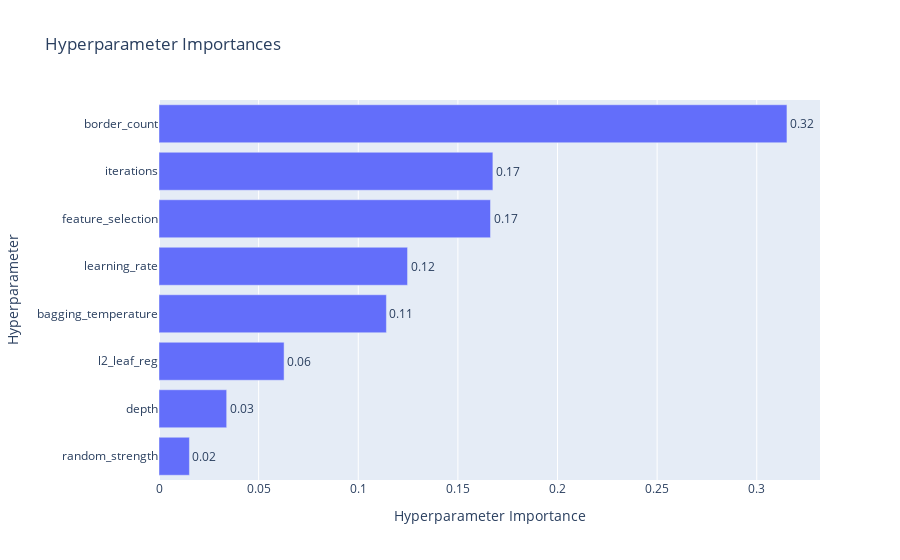
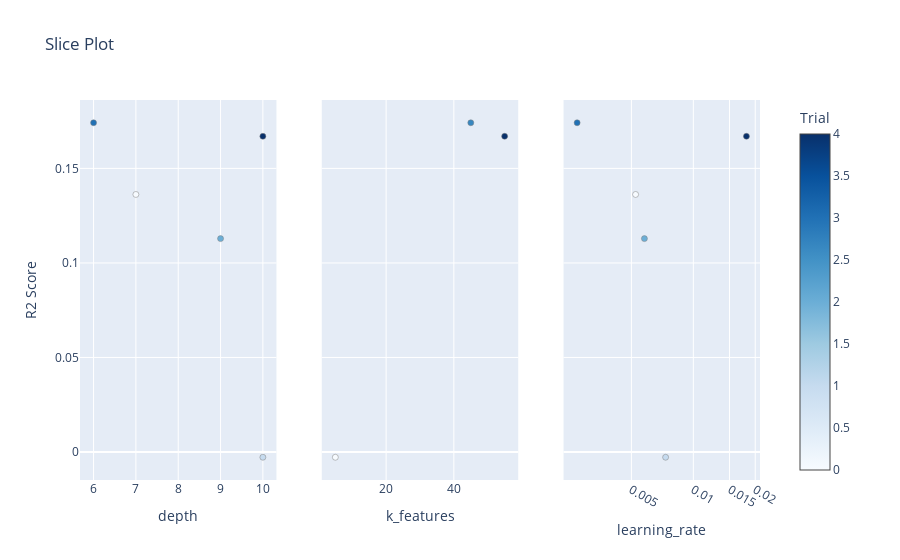

These figures' notebook cell, in order:
### Markdown cell above
# Visualization

### Code cell
# 1. Parameter Importance Plot
fig = vis.plot_param_importances(study, target_name="R2 Score")
fig.show()

# 2. Slice Plot (Best for seeing individual parameter effects)
fig = vis.plot_slice(
    study,
    params=['depth','learning_rate','k_features'],
    target_name="R2 Score"
)
fig.show()

### Figure 1 — Plotly figure (JSON) as saved in the notebook; plotly's stock layout.template omitted (floating-point values rounded to 4 significant figures)
{"data": [{"cliponaxis": false, "hovertemplate": ["random_strength (FloatDistribution): 0.015271995213138708<extra></extra>", "depth (IntDistribution): 0.033965732117211024<extra></extra>", "l2_leaf_reg (FloatDistribution): 0.06278187448491712<extra></extra>", "bagging_temperature (FloatDistribution): 0.11413245373071777<extra></extra>", "learning_rate (FloatDistribution): 0.12474187498640585<extra></extra>", "feature_selection (CategoricalDistribution): 0.16637948823447796<extra></extra>", "iterations (IntDistribution): 0.1675730424670591<extra></extra>", "border_count (IntDistribution): 0.31515353876607244<extra></extra>"], "name": "R2 Score", "orientation": "h", "text": ["0.02", "0.03", "0.06", "0.11", "0.12", "0.17", "0.17", "0.32"], "textposition": "outside", "type": "bar", "x": [0.01527, 0.03397, 0.06278, 0.1141, 0.1247, 0.1664, 0.1676, 0.3152], "y": ["random_strength", "depth", "l2_leaf_reg", "bagging_temperature", "learning_rate", "feature_selection", "iterations", "border_count"]}], "layout": {"title": {"text": "Hyperparameter Importances"}, "xaxis": {"title": {"text": "Hyperparameter Importance"}}, "yaxis": {"title": {"text": "Hyperparameter"}}}}

### Figure 2 — Plotly figure (JSON) as saved in the notebook; plotly's stock layout.template omitted (floating-point values rounded to 4 significant figures)
{"data": [{"marker": {"color": [0, 1, 2, 3, 4], "colorbar": {"title": {"text": "Trial"}, "x": 1, "xpad": 40}, "colorscale": [[0, "rgb(247,251,255)"], [0.125, "rgb(222,235,247)"], [0.25, "rgb(198,219,239)"], [0.375, "rgb(158,202,225)"], [0.5, "rgb(107,174,214)"], [0.625, "rgb(66,146,198)"], [0.75, "rgb(33,113,181)"], [0.875, "rgb(8,81,156)"], [1, "rgb(8,48,107)"]], "line": {"color": "Grey", "width": 0.5}, "showscale": true}, "mode": "markers", "name": "Feasible Trial", "showlegend": false, "type": "scatter", "x": [7, 10, 9, 6, 10], "xaxis": "x", "y": [0.1362, -0.002774, 0.1129, 0.1741, 0.167], "yaxis": "y"}, {"marker": {"color": [1, 3, 4], "colorbar": {"title": {"text": "Trial"}, "x": 1, "xpad": 40}, "colorscale": [[0, "rgb(247,251,255)"], [0.125, "rgb(222,235,247)"], [0.25, "rgb(198,219,239)"], [0.375, "rgb(158,202,225)"], [0.5, "rgb(107,174,214)"], [0.625, "rgb(66,146,198)"], [0.75, "rgb(33,113,181)"], [0.875, "rgb(8,81,156)"], [1, "rgb(8,48,107)"]], "line": {"color": "Grey", "width": 0.5}, "showscale": false}, "mode": "markers", "name": "Feasible Trial", "showlegend": false, "type": "scatter", "x": [5, 45, 55], "xaxis": "x2", "y": [-0.002774, 0.1741, 0.167], "yaxis": "y2"}, {"marker": {"color": [0, 1, 2, 3, 4], "colorbar": {"title": {"text": "Trial"}, "x": 1, "xpad": 40}, "colorscale": [[0, "rgb(247,251,255)"], [0.125, "rgb(222,235,247)"], [0.25, "rgb(198,219,239)"], [0.375, "rgb(158,202,225)"], [0.5, "rgb(107,174,214)"], [0.625, "rgb(66,146,198)"], [0.75, "rgb(33,113,181)"], [0.875, "rgb(8,81,156)"], [1, "rgb(8,48,107)"]], "line": {"color": "Grey", "width": 0.5}, "showscale": false}, "mode": "markers", "name": "Feasible Trial", "showlegend": false, "type": "scatter", "x": [0.00524, 0.007333, 0.005784, 0.002723, 0.01812], "xaxis": "x3", "y": [0.1362, -0.002774, 0.1129, 0.1741, 0.167], "yaxis": "y3"}], "layout": {"title": {"text": "Slice Plot"}, "xaxis": {"anchor": "y", "domain": [0, 0.2889], "title": {"text": "depth"}}, "xaxis2": {"anchor": "y2", "domain": [0.3556, 0.6444], "title": {"text": "k_features"}}, "xaxis3": {"anchor": "y3", "domain": [0.7111, 1], "title": {"text": "learning_rate"}, "type": "log"}, "yaxis": {"anchor": "x", "domain": [0, 1], "title": {"text": "R2 Score"}}, "yaxis2": {"anchor": "x2", "domain": [0, 1], "matches": "y", "showticklabels": false}, "yaxis3": {"anchor": "x3", "domain": [0, 1], "matches": "y", "showticklabels": false}}}
